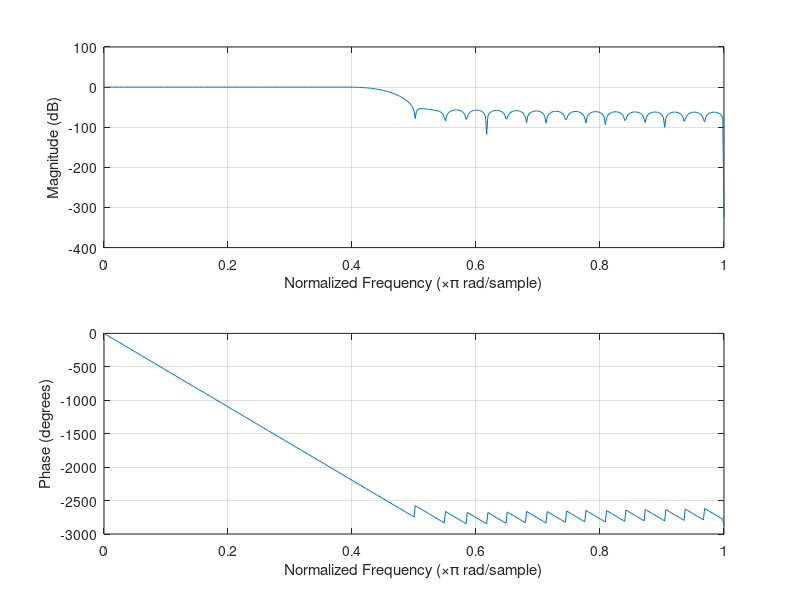
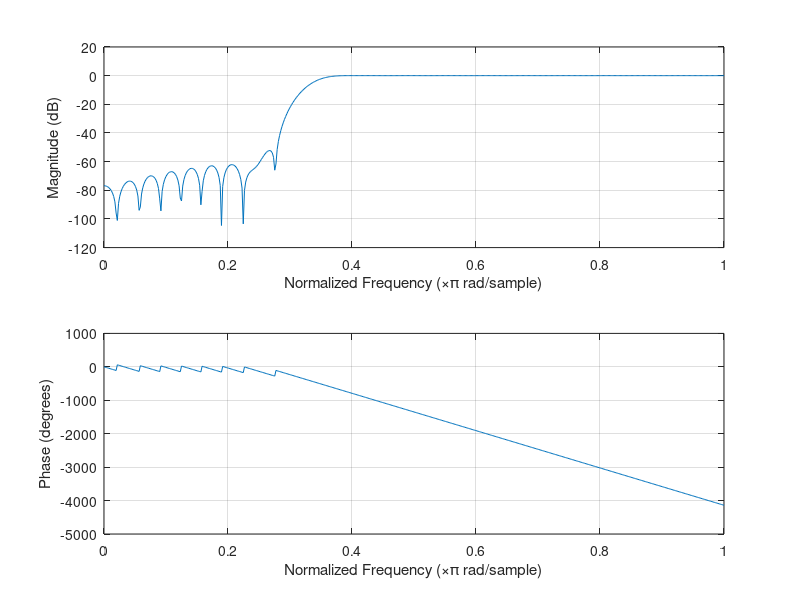
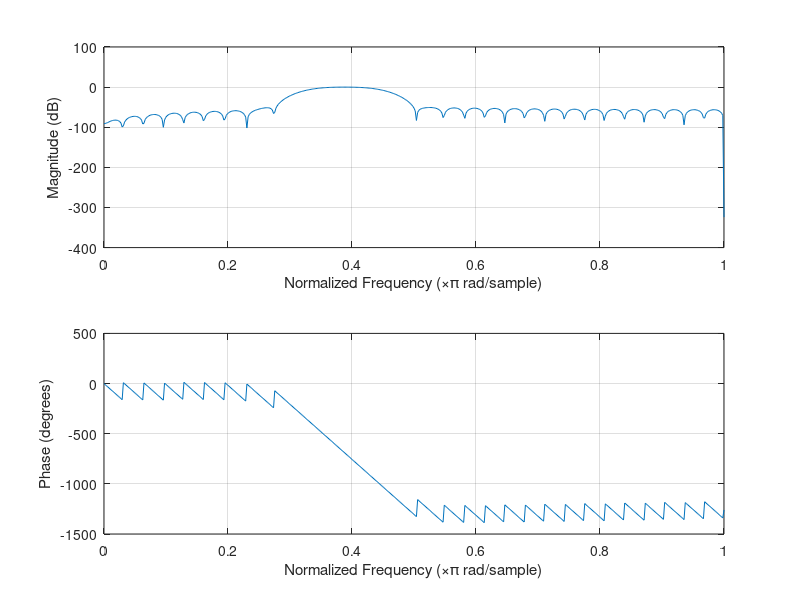
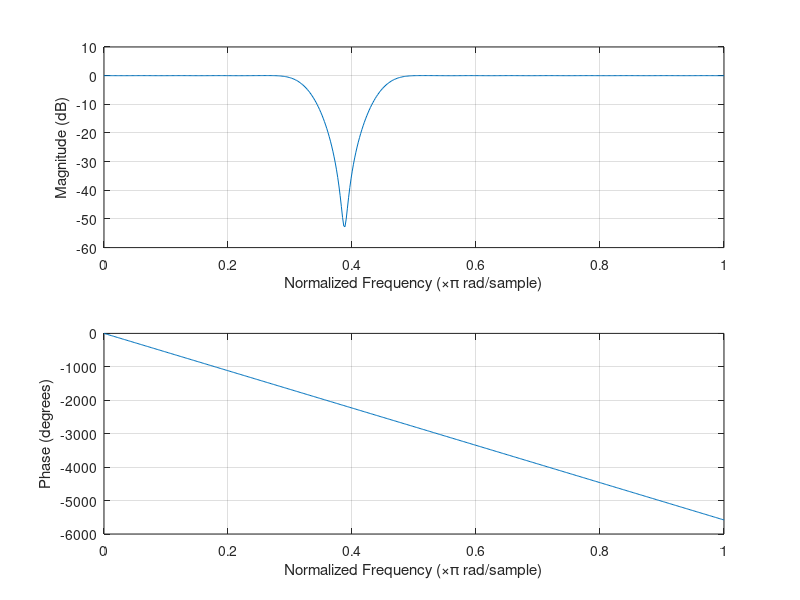

These charts were generated, in order, by the following MATLAB code: (Note: this script raises an error after producing the figures.)
% Window - Rectangular 
% Window - Hamming Window
% Window - Hanning Window 
% Window - Blackman 
rp = 0.05;
rs = 0.04;
fp = 1500; 
fs = 2000;
f = 9000;
filter_order = ((-20*log(sqrt(rp*rs)) - 13)*f)/(14.6*(fs-fp));
filter_order = ceil(filter_order);
wp = 2*fp/f; 
ws = 2*fs/f;
band = [wp ws];

hamm_lp = fir1(filter_order,ws,'low');
hamm_hp = fir1(filter_order,wp,'high');
hamm_bp = fir1(filter_order,band,'bandpass');
hamm_bs = fir1(filter_order,band,'stop');
figure(1);
freqz(hamm_lp);
figure(2);
freqz(hamm_hp);
figure(3);
freqz(hamm_bp);
figure(4);
freqz(hamm_bs);

hann_lp = fir1(filter_order,ws,'low',hann([0:ws]));
hann_hp = fir1(filter_order,wp,'high',hann([wp:ceil(2*pi):1]));
hann_bp = fir1(filter_order,band,'bandpass',hann(band));
hann_bs = fir1(filter_order,band,'stop',hann(band));

figure(5);
freqz(hann_lp);
figure(6);
freqz(hann_hp);
figure(7);
freqz(hann_bp);
figure(8);
freqz(hann_bs);

rect_lp = fir1(filter_order,ws,'low',rectwin([0:ws]));
rect_hp = fir1(filter_order,wp,'high',rectwin([wp:2*pi:1]));
rect_bp = fir1(filter_order,band,'bandpass',rectwin(band));
rect_bs = fir1(filter_order,band,'stop',rectwin(band));

figure(9);
freqz(rect_lp);
figure(10);
freqz(rect_hp);
figure(11);
freqz(rect_bp);
figure(12);
freqz(rect_bs);

blackman_lp = fir1(filter_order,ws,'low',blackman([0:ws]));
blackman_hp = fir1(filter_order,wp,'high',blackman(wp:ceil(2*pi):1));
blackman_bp = fir1(filter_order,band,'bandpass',blackman(band));
blackman_bs = fir1(filter_order,band,'stop',blackman(band));

figure(13);
freqz(blackman_lp);
figure(14);
freqz(blackman_hp);
figure(15);
freqz(blackman_bp);
figure(16);
freqz(blackman_bs);

%rect_hp = fir1(filter_order)
%rect_bp = fir1(filter_order)
%rect_br = fir1(filter_order)

%hann_lp = fir1(filter_order)
%hann_hp = fir1(filter_order)
%hann_bp = fir1(filter_order)
%hann_br = fir1(filter_order)
